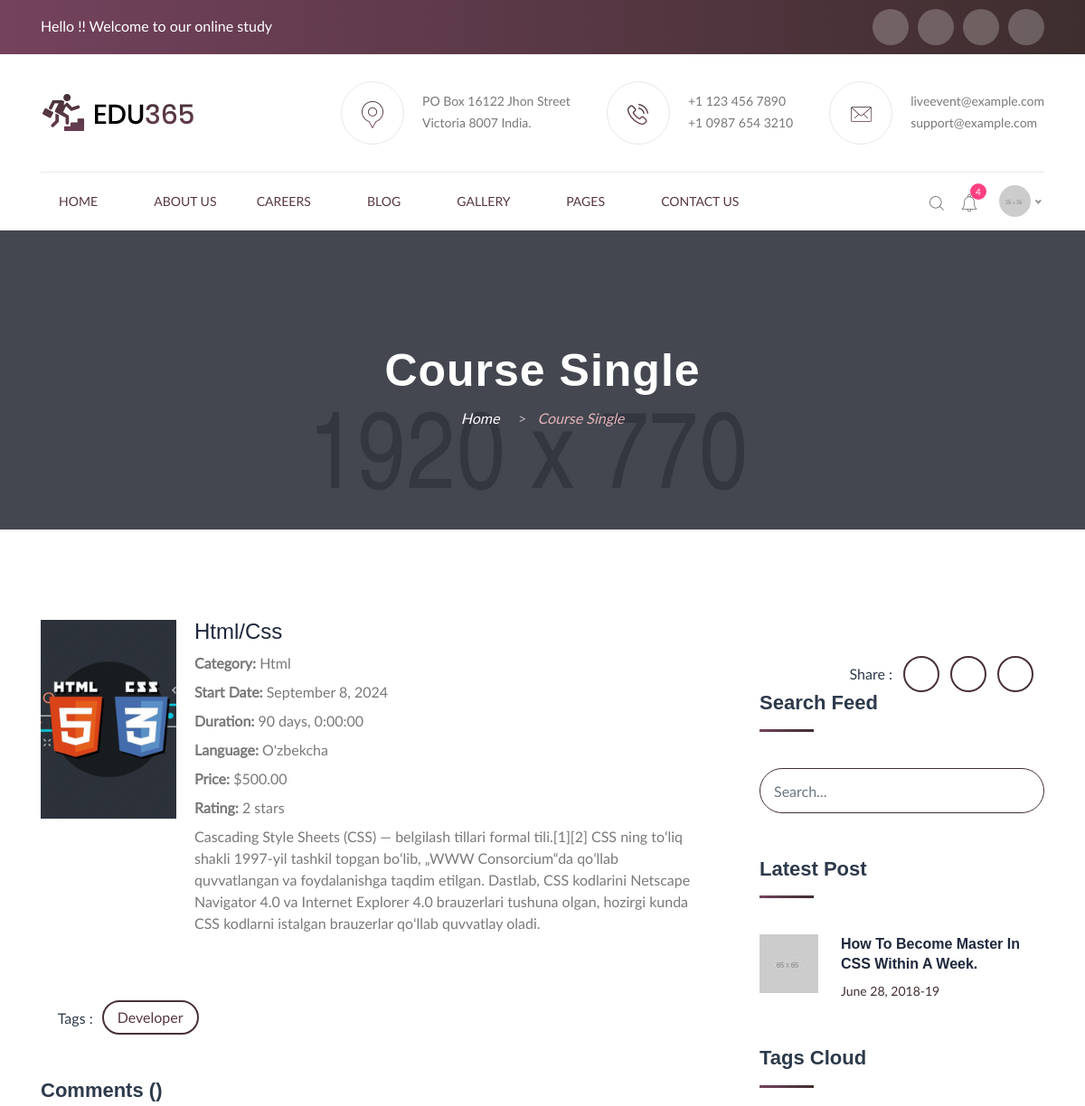
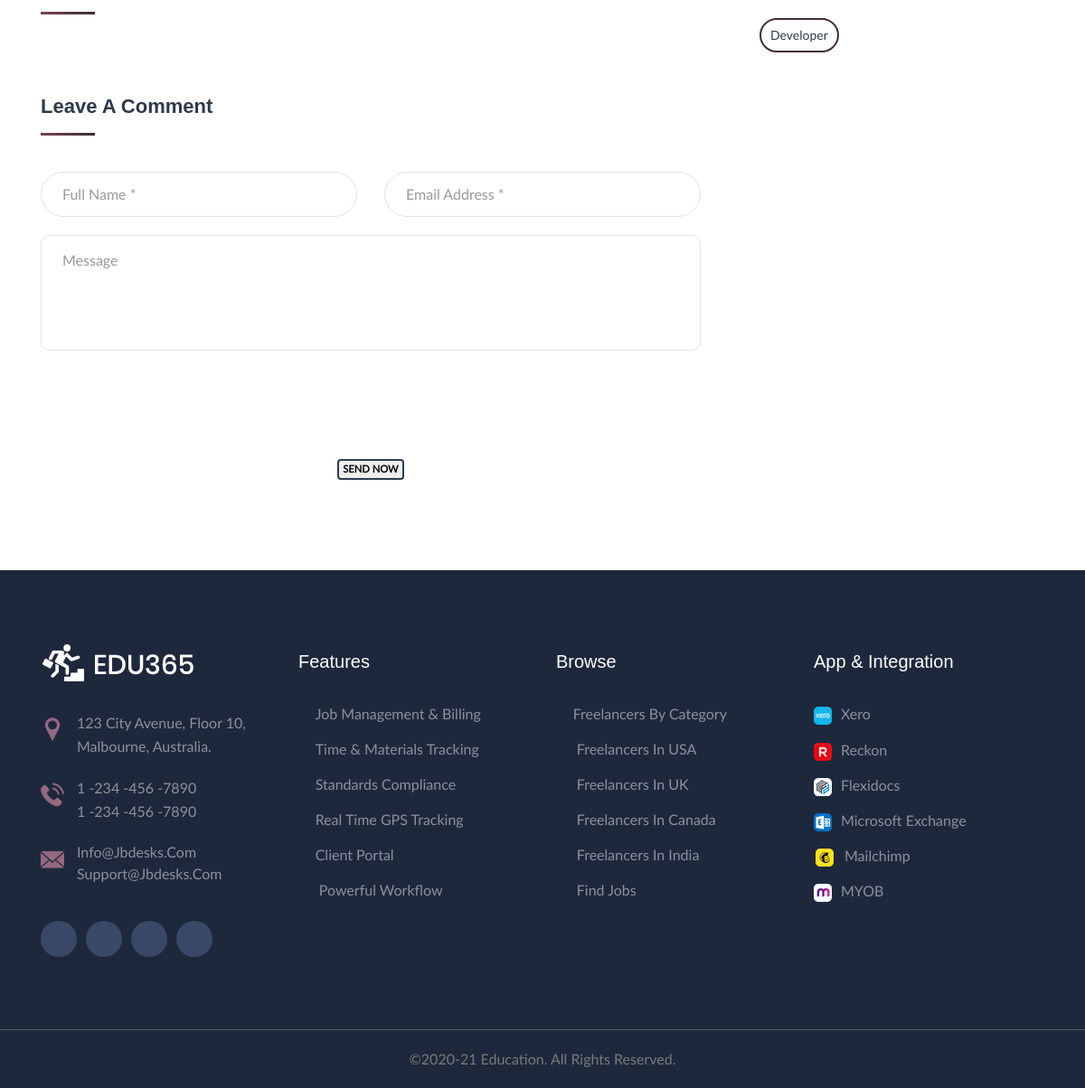
Screenshot of /course/htmlcss with the database file from the repository (2 pictures, top to bottom).
### main/models.py (models this page shows, shortened)
class Course(models.Model):
    LANGUAGES = (
        ('uz', 'O\'zbekcha'),
        ('ru', 'Ruscha'),
        ('en', 'Inglizcha'),
    )
    title = models.CharField(max_length=100)
    slug = models.SlugField(max_length=255, unique=True, blank=True)
    description = models.TextField()
    duration = models.DurationField(blank=True)
    price = models.DecimalField(max_digits=10, decimal_places=2)  # 100.00
    category = models.ForeignKey('Category', on_delete=models.CASCADE, related_name="courses")
    created_at = models.DateTimeField(verbose_name="Boshlanish vaqti")
    updated_at = models.DateTimeField(auto_now=True, verbose_name="Yangilanish vaqti")
    language = models.CharField(max_length=100, blank=True, choices=LANGUAGES)
    rating = models.PositiveBigIntegerField(verbose_name="Rating", default=0)
    image = models.ImageField(upload_to="images", blank=True)
    tags = models.ManyToManyField('Tag', verbose_name="tags")
    class Meta:
        ordering = ['-rating']

class Category(models.Model):
    title = models.CharField(max_length=15)

class Tag(models.Model):
    title = models.CharField(max_length=15)
    def __str__(self) -> str:
        return f"{self.title}"

### main/views.py (the view)
# urls.py: path('course/<str:slug>', CourseDetailView.as_view(), name="detail"),
class CourseDetailView(DetailView):
    model = Course
    template_name = 'course_single.html'
    context_object_name = 'course'
    def get_context_data(self, **kwargs: Any) -> dict[str, Any]:
        data = super().get_context_data(**kwargs)
        data['tags'] = Tag.objects.all()
        return data

### templates/course_single.html (shortened to what this page needs)
{% extends 'page_wrapper.html' %}
{% block page %}
<div class="page_title_section float_left">
    <div class="page_header">
        <div class="container">
            <div class="row">
                <div class="col-lg-12 col-md-12 col-12 col-sm-12">
                    <h1>Course single</h1>
                </div>
                <div class="col-lg-12 col-md-12 col-12 col-sm-12">
                    <div class="sub_title_section">
                        <ul class="sub_title">
                            <li> <a href="/"> Home </a> &nbsp;&nbsp;&nbsp; &gt; &nbsp;&nbsp;</li>
                            <li>Course single</li>
                        </ul>
                    </div>
                </div>
            </div>
        </div>
    </div>
</div>
<div class="blog_wrapper float_left">
    <div class="container">
        <div class="row">
            <div class="col-xl-8 col-lg-8 col-md-12 col-sm-12 col-xs-12">
                <div class="course-detail">
                    <div class="course-thumbnail">
                        <img src="{{ course.image.url }}" alt="{{ course.title }}">
                    </div>
                    <div class="course-info">
                        <h1>{{ course.title }}</h1>
                        <p><strong>Category:</strong> {{ course.category.title }}</p>
                        <p><strong>Start Date:</strong> {{ course.created_at|date:"F j, Y" }}</p>
                        <p><strong>Duration:</strong> {{ course.duration }}</p>
                        <p><strong>Language:</strong> {{ course.get_language_display }}</p>
                        <p><strong>Price:</strong> ${{ course.price }}</p>
                        <p><strong>Rating:</strong> {{ course.rating }} stars</p>
                        <p>{{ course.description }}</p>
                    </div>
                </div>
                <div class="tb_btm_link_left">
                    <ul>
                        <li><span><i class="fa fa-tag"></i> Tags :</span></li>
                        {% for tag in course.tags.all %}
                        <li><a href="#">{{ tag }}</a></li>
                        {% endfor %}
                    </ul>
                </div>
                <div class="comments_wrapper float_left">
                    <div class="widget_heading">
                        <h2>comments ({{ course.comments.count }})</h2>
                    </div>
                </div>
                <div class="comments_form float_left">
                    <div class="widget_heading">
                        <h2>leave a comment</h2>
                    </div>
                    <form method="POST" action="/add_comment">
                        <div class="row">
                            <div class="col-md-6 col-sm-12">
                                <div class="formsix-pos">
                                    <div class="form-group i-name">
                                        <input type="text" name="name" class="form-control" required="" placeholder="Full Name *">
                                        <i class="fas fa-user-alt"></i>
                                    </div>
                                </div>
                            </div>
                            <div class="col-md-6 col-sm-12">
                                <div class="formsix-e">
                                    <div class="form-group i-email">
                                        <input type="email" name="email" class="form-control" required="" placeholder="Email Address *">
                                        <i class="fas fa-envelope"></i>
                                    </div>
                                </div>
                            </div>
                            <div class="col-md-12 col-sm-12">
                                <div class="formsix-m">
                                    <div class="form-group i-message">
                                        <textarea class="form-control" name="message" required="" rows="4" placeholder="Message"></textarea>
                                        <i class="fas fa-comment"></i>
                                    </div>
                                </div>
                            </div>
                        </div>
                        <div class="edu_bottom_btn_wrapper edu_btn float_left">
                            <button type="submit" class="btn">Send Now</button>
                        </div>
                    </form>
                </div>
            </div>
            <div class="col-xl-4 col-lg-4 col-md-12 col-sm-12 col-xs-12 right_sidebar blog_single_sidebar">
                <div class="tb_btm_link_right">
                    <ul>
                        <li>share :</li>
                        <li><a href="#"><i class="fab fa-facebook-f"></i></a></li>
                        <li><a href="#"><i class="fab fa-twitter"></i></a></li>
                        <li><a href="#"><i class="fab fa-linkedin-in"></i></a></li>
                    </ul>
                </div>
                <div class="sidebar_widget float_left">
                    <div class="widget_heading">
                        <h2>Search feed</h2>
                    </div>
                    <form class="search_form" role="search">
                        <div class="form-group">
                            <input type="text" class="form-control" placeholder="Search...">
                        </div>
                        <button type="submit"><i class="fa fa-search"></i></button>
                    </form>
                </div>
                <div class="sidebar_widget float_left">
                    <div class="widget_heading">
                        <h2>Latest post</h2>
                    </div>
                    <div class="blog_wrapper22 float_left">
                        <div class="blog_image">
                            <img src="images/blog1.jpg" class="img-responsive" alt="blog_img1" />
                        </div>
                        <div class="blog_text">
                            <h5><a href="#">How to Become Master In CSS within a Week.</a></h5>
                            <div class="blog_date">June 28, 2018-19</div>
                        </div>
                    </div>
                </div>
                <div class="sidebar_widget float_left">
                    <div class="widget_heading">
                        <h2>Tags cloud</h2>
                    </div>
                    <div class="sidebar_tag_cloud">
                        <ul>
                            {% for tag in tags %}
                            <li><a href="#">{{ tag }}</a></li>
                            {% endfor %}
                        </ul>
                    </div>
                </div>
            </div>
        </div>
    </div>
</div>
{% endblock %}

### rows the page displays
Course: image (picture), title "Html/Css", category "Html", created_at "September 8, 2024", duration "90 days, 0:00:00", language "O'zbekcha", price "500.00", rating "2", description "Cascading Style Sheets (CSS) — belgilash tillari formal tili.[1][2] CSS ning toʻliq shakli 1997-yil tashkil topgan boʻlib, „WWW Consorcium“da qoʻllab quvvatlangan va foydalanishga taqdim etilgan. Dastlab, CSS kodlarini Netscape Navigator 4.0 va Internet Explorer 4.0 brauzerlari tushuna olgan, hozirgi kunda CSS kodlarni istalgan brauzerlar qoʻllab quvvatlay oladi."
Tag: title "Developer"
